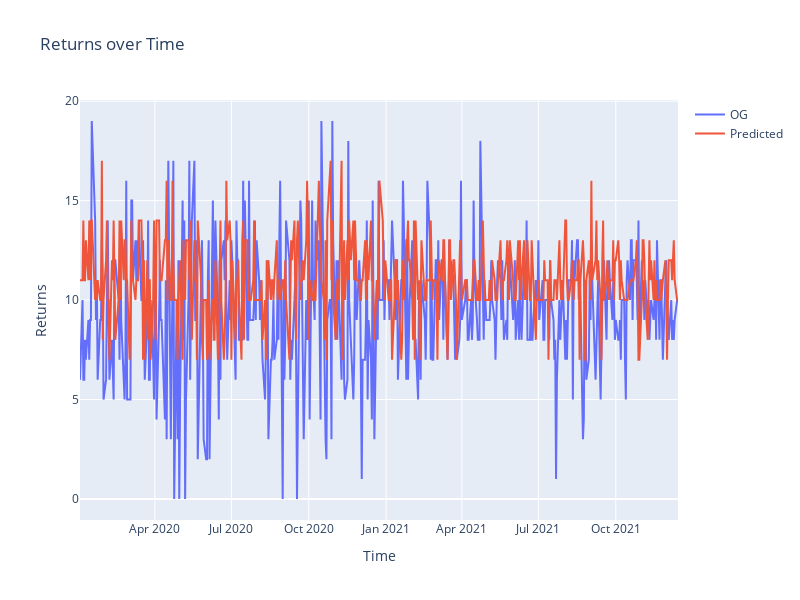

Notebook code cell kept with this figure:
### Code cell
def plot(originals, predictions):
    import plotly.graph_objs as go
    import pandas as pd

    fig = go.Figure()
    df = pd.read_csv('binned_returns.csv')#returns['binned_returns']

    fig.add_trace(go.Scatter(x=df['Date'], y=originals, name='OG'))
    fig.add_trace(go.Scatter(x=df['Date'], y=predictions, name='Predicted'))

    fig.update_layout(title='Returns over Time',
                    xaxis_title='Time',
                    yaxis_title='Returns',
                    width=800,
                    height=600)

    return fig

plot(originals, predictions)

### Figure 1 — Plotly figure (JSON) as saved in the notebook; plotly's stock layout.template omitted (floating-point values rounded to 4 significant figures; data arrays with more than 128 entries replaced by an {"elided": "..."} marker saying what was removed)
{"data": [{"name": "OG", "type": "scatter", "x": {"elided": "504 str values"}, "y": {"elided": "492 int values"}}, {"name": "Predicted", "type": "scatter", "x": {"elided": "504 str values"}, "y": {"elided": "492 int values"}}], "layout": {"height": 600, "title": {"text": "Returns over Time"}, "width": 800, "xaxis": {"title": {"text": "Time"}}, "yaxis": {"title": {"text": "Returns"}}}}
